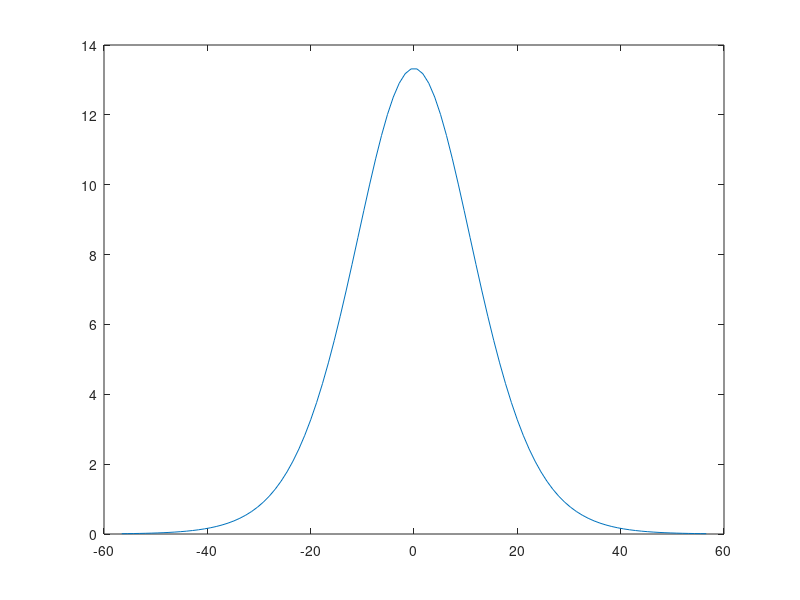

Write MATLAB code to recreate this figure.

t1 = 10;
t2 = 10;
tau_max = 4*sqrt(t1^2 + t2^2);
tau = linspace(-tau_max,tau_max,100);
t = linspace(-tau_max,tau_max,100);

signal = zeros(size(tau));
for ind = 1:length(tau)
    y1 = sech((t - tau(ind))/t1).^2;
    y2 = sech(t/t2).^2;
    signal(ind) = trapz(t, y1.*y2);
end

plot(tau, signal)
